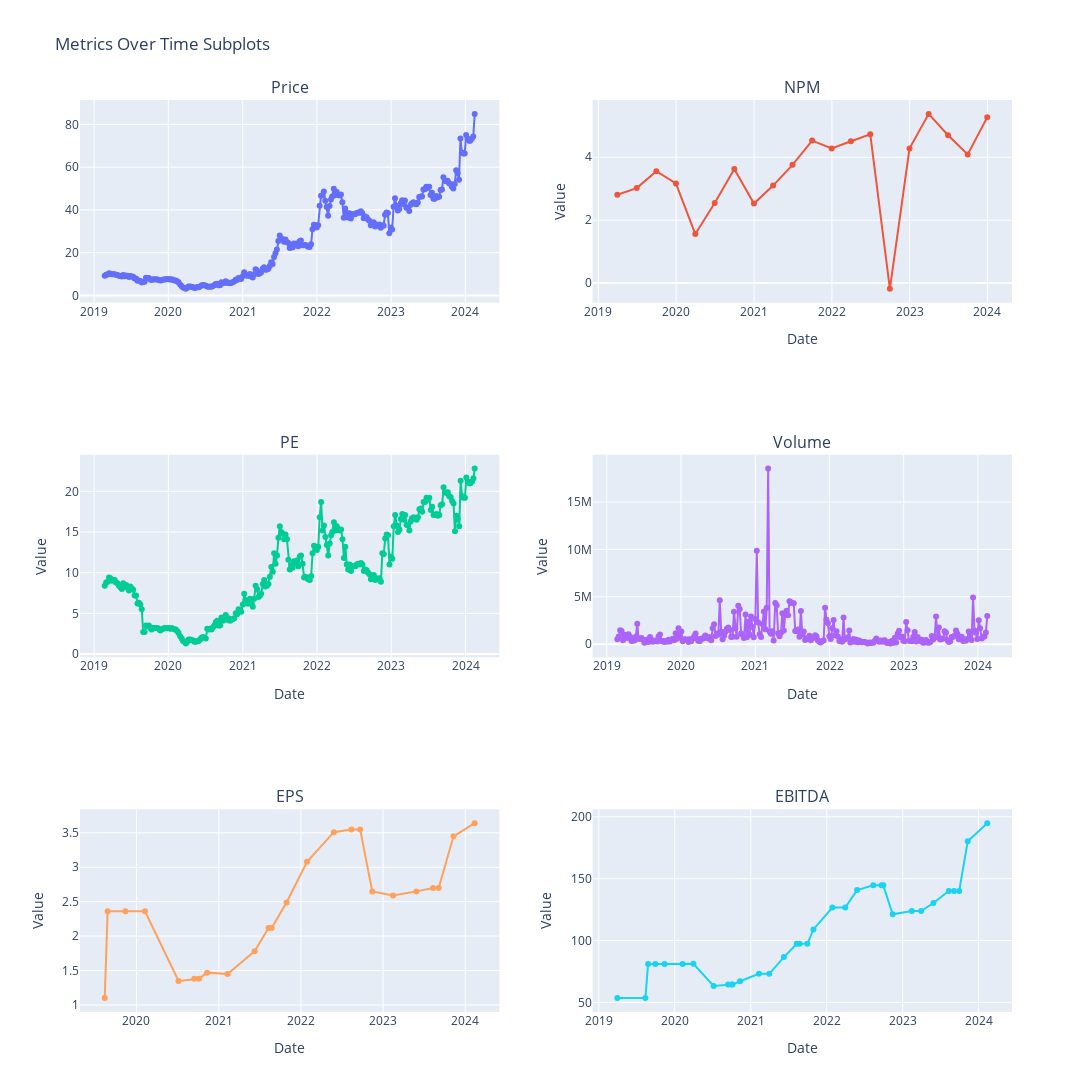

The notebook cell this image was saved under:
### Code cell
import json
import plotly.subplots as sp
import plotly.graph_objects as go
from datetime import datetime

# Function to extract dates and values for a specific metric from a JSON file
def extract_metric_values(metric, filename):
    with open(filename, 'r') as file:
        json_data = json.load(file)

    # Find the dataset with the specified metric
    dataset = next((dataset for dataset in json_data['datasets'] if dataset['metric'] == metric), None)

    # Extract 'values' for the specified metric
    if dataset:
        metric_values = dataset.get('values', [])
        # Convert date strings to datetime objects
        dates_values = [(datetime.strptime(val[0], "%Y-%m-%d"), float(val[1])) for val in metric_values]
        # Sort by dates
        dates_values.sort(key=lambda x: x[0])
        dates, values = zip(*dates_values)
        return dates, values
    else:
        print(f"No {metric} data found in the JSON file '{filename}' or incorrect structure.")
        return None, None

# Extract dates and values for different metrics
price_dates, price_values = extract_metric_values("Price", "output_price.json")
npm_dates, npm_values = extract_metric_values("NPM", "output_margin.json")
pe_dates, pe_values = extract_metric_values("Price to Earning", "output_pe_ratio.json")
volume_dates, volume_values = extract_metric_values("Volume", "output_price.json")
eps_dates, eps_values = extract_metric_values("EPS", "output_pe_ratio.json")
ebitda_dates, ebitda_values = extract_metric_values("EBITDA", "output_ev_ebitda.json")

# Create subplot with 3 rows and 2 columns
fig = sp.make_subplots(rows=3, cols=2, subplot_titles=['Price', 'NPM', 'PE', 'Volume', 'EPS', 'EBITDA'])

# Create traces for each metric
traces = [
    go.Scatter(x=price_dates, y=price_values, mode='lines+markers', name='Price'),
    go.Scatter(x=npm_dates, y=npm_values, mode='lines+markers', name='NPM'),
    go.Scatter(x=pe_dates, y=pe_values, mode='lines+markers', name='PE'),
    go.Scatter(x=volume_dates, y=volume_values, mode='lines+markers', name='Volume'),
    go.Scatter(x=eps_dates, y=eps_values, mode='lines+markers', name='EPS'),
    go.Scatter(x=ebitda_dates, y=ebitda_values, mode='lines+markers', name='EBITDA')
]

# Add traces to subplots
for i in range(len(traces)):
    row = (i // 2) + 1
    col = (i % 2) + 1
    fig.add_trace(traces[i], row=row, col=col)

# Update layout for each subplot
for i in range(1, 7):
    row = (i // 2) + 1
    col = (i % 2) + 1
    fig.update_xaxes(title_text='Date', row=row, col=col)
    fig.update_yaxes(title_text='Value', row=row, col=col)

# Update layout for the entire figure
fig.update_layout(height=1500, width=1500, showlegend=False, title_text='Metrics Over Time Subplots')

# Show the plot
fig.show()

### Figure 1 — Plotly figure (JSON) as saved in the notebook; plotly's stock layout.template omitted (floating-point values rounded to 4 significant figures; data arrays with more than 128 entries replaced by an {"elided": "..."} marker saying what was removed)
{"data": [{"mode": "lines+markers", "name": "Price", "type": "scatter", "x": {"elided": "261 str values"}, "xaxis": "x", "y": {"elided": "261 float values"}, "yaxis": "y"}, {"mode": "lines+markers", "name": "NPM", "type": "scatter", "x": ["2019-03-31T00:00:00", "2019-06-30T00:00:00", "2019-09-30T00:00:00", "2019-12-31T00:00:00", "2020-03-31T00:00:00", "2020-06-30T00:00:00", "2020-09-30T00:00:00", "2020-12-31T00:00:00", "2021-03-31T00:00:00", "2021-06-30T00:00:00", "2021-09-30T00:00:00", "2021-12-31T00:00:00", "2022-03-31T00:00:00", "2022-06-30T00:00:00", "2022-09-30T00:00:00", "2022-12-31T00:00:00", "2023-03-31T00:00:00", "2023-06-30T00:00:00", "2023-09-30T00:00:00", "2023-12-31T00:00:00"], "xaxis": "x2", "y": [2.81, 3.02, 3.56, 3.17, 1.56, 2.55, 3.63, 2.53, 3.1, 3.76, 4.53, 4.28, 4.51, 4.73, -0.18, 4.28, 5.38, 4.7, 4.09, 5.27], "yaxis": "y2"}, {"mode": "lines+markers", "name": "PE", "type": "scatter", "x": {"elided": "261 str values"}, "xaxis": "x3", "y": {"elided": "261 float values"}, "yaxis": "y3"}, {"mode": "lines+markers", "name": "Volume", "type": "scatter", "x": {"elided": "261 str values"}, "xaxis": "x4", "y": {"elided": "261 int values"}, "yaxis": "y4"}, {"mode": "lines+markers", "name": "EPS", "type": "scatter", "x": ["2019-08-13T00:00:00", "2019-08-26T00:00:00", "2019-11-13T00:00:00", "2020-02-08T00:00:00", "2020-07-06T00:00:00", "2020-09-14T00:00:00", "2020-10-05T00:00:00", "2020-11-10T00:00:00", "2021-02-09T00:00:00", "2021-06-09T00:00:00", "2021-08-10T00:00:00", "2021-08-24T00:00:00", "2021-10-29T00:00:00", "2022-01-28T00:00:00", "2022-05-27T00:00:00", "2022-08-13T00:00:00", "2022-09-21T00:00:00", "2022-11-14T00:00:00", "2023-02-14T00:00:00", "2023-05-29T00:00:00", "2023-08-11T00:00:00", "2023-09-05T00:00:00", "2023-11-10T00:00:00", "2024-02-12T00:00:00"], "xaxis": "x5", "y": [1.1, 2.36, 2.36, 2.36, 1.35, 1.38, 1.38, 1.47, 1.45, 1.78, 2.12, 2.12, 2.49, 3.08, 3.51, 3.55, 3.55, 2.65, 2.59, 2.65, 2.7, 2.7, 3.45, 3.64], "yaxis": "y5"}, {"mode": "lines+markers", "name": "EBITDA", "type": "scatter", "x": ["2019-03-31T00:00:00", "2019-08-13T00:00:00", "2019-08-26T00:00:00", "2019-09-30T00:00:00", "2019-11-13T00:00:00", "2020-02-08T00:00:00", "2020-03-31T00:00:00", "2020-07-06T00:00:00", "2020-09-14T00:00:00", "2020-09-30T00:00:00", "2020-10-05T00:00:00", "2020-11-10T00:00:00", "2021-02-09T00:00:00", "2021-03-31T00:00:00", "2021-06-09T00:00:00", "2021-08-10T00:00:00", "2021-08-24T00:00:00", "2021-09-30T00:00:00", "2021-10-29T00:00:00", "2022-01-28T00:00:00", "2022-03-31T00:00:00", "2022-05-27T00:00:00", "2022-08-13T00:00:00", "2022-09-21T00:00:00", "2022-09-30T00:00:00", "2022-11-14T00:00:00", "2023-02-14T00:00:00", "2023-03-31T00:00:00", "2023-05-29T00:00:00", "2023-08-11T00:00:00", "2023-09-05T00:00:00", "2023-09-30T00:00:00", "2023-11-10T00:00:00", "2024-02-12T00:00:00"], "xaxis": "x6", "y": [53.43, 53.43, 81.1, 81.1, 81.1, 81.1, 81.21, 63.21, 64.39, 64.39, 64.39, 67.05, 73.04, 73.04, 86.61, 97.28, 97.28, 97.28, 109.0, 126.6, 126.6, 140.8, 144.6, 144.6, 144.6, 121.2, 123.8, 123.8, 130.3, 140.0, 140.0, 140.0, 180.2, 194.8], "yaxis": "y6"}], "layout": {"annotations": [{"font": {"size": 16}, "showarrow": false, "text": "Price", "x": 0.225, "xanchor": "center", "xref": "paper", "y": 1, "yanchor": "bottom", "yref": "paper"}, {"font": {"size": 16}, "showarrow": false, "text": "NPM", "x": 0.775, "xanchor": "center", "xref": "paper", "y": 1, "yanchor": "bottom", "yref": "paper"}, {"font": {"size": 16}, "showarrow": false, "text": "PE", "x": 0.225, "xanchor": "center", "xref": "paper", "y": 0.6111, "yanchor": "bottom", "yref": "paper"}, {"font": {"size": 16}, "showarrow": false, "text": "Volume", "x": 0.775, "xanchor": "center", "xref": "paper", "y": 0.6111, "yanchor": "bottom", "yref": "paper"}, {"font": {"size": 16}, "showarrow": false, "text": "EPS", "x": 0.225, "xanchor": "center", "xref": "paper", "y": 0.2222, "yanchor": "bottom", "yref": "paper"}, {"font": {"size": 16}, "showarrow": false, "text": "EBITDA", "x": 0.775, "xanchor": "center", "xref": "paper", "y": 0.2222, "yanchor": "bottom", "yref": "paper"}], "height": 1500, "showlegend": false, "title": {"text": "Metrics Over Time Subplots"}, "width": 1500, "xaxis": {"anchor": "y", "autorange": true, "domain": [0, 0.45], "range": ["2018-10-29 17:16:24.7534", "2024-06-10 06:43:35.2466"], "type": "date"}, "xaxis2": {"anchor": "y2", "autorange": true, "domain": [0.55, 1], "range": ["2018-12-11 00:58:06.9955", "2024-04-18 23:01:53.0045"], "title": {"text": "Date"}, "type": "date"}, "xaxis3": {"anchor": "y3", "autorange": true, "domain": [0, 0.45], "range": ["2018-10-29 18:47:37.3991", "2024-06-09 05:12:22.6009"], "title": {"text": "Date"}, "type": "date"}, "xaxis4": {"anchor": "y4", "autorange": true, "domain": [0.55, 1], "range": ["2018-10-29 17:16:24.7534", "2024-06-10 06:43:35.2466"], "title": {"text": "Date"}, "type": "date"}, "xaxis5": {"anchor": "y5", "autorange": true, "domain": [0, 0.45], "range": ["2019-04-30 20:49:30.4036", "2024-05-26 03:10:29.5964"], "title": {"text": "Date"}, "type": "date"}, "xaxis6": {"anchor": "y6", "autorange": true, "domain": [0.55, 1], "range": ["2018-12-08 07:36:03.2287", "2024-06-03 16:23:56.7713"], "title": {"text": "Date"}, "type": "date"}, "yaxis": {"anchor": "x", "autorange": true, "domain": [0.7778, 1], "range": [-2.753, 90.79], "type": "linear"}, "yaxis2": {"anchor": "x2", "autorange": true, "domain": [0.7778, 1], "range": [-0.5792, 5.779], "title": {"text": "Value"}, "type": "linear"}, "yaxis3": {"anchor": "x3", "autorange": true, "domain": [0.3889, 0.6111], "range": [-0.2437, 24.34], "title": {"text": "Value"}, "type": "linear"}, "yaxis4": {"anchor": "x4", "autorange": true, "domain": [0.3889, 0.6111], "range": [-1250000.0, 19860000.0], "title": {"text": "Value"}, "type": "linear"}, "yaxis5": {"anchor": "x5", "autorange": true, "domain": [0, 0.2222], "range": [0.9176, 3.822], "title": {"text": "Value"}, "type": "linear"}, "yaxis6": {"anchor": "x6", "autorange": true, "domain": [0, 0.2222], "range": [43.28, 205.0], "title": {"text": "Value"}, "type": "linear"}}}
